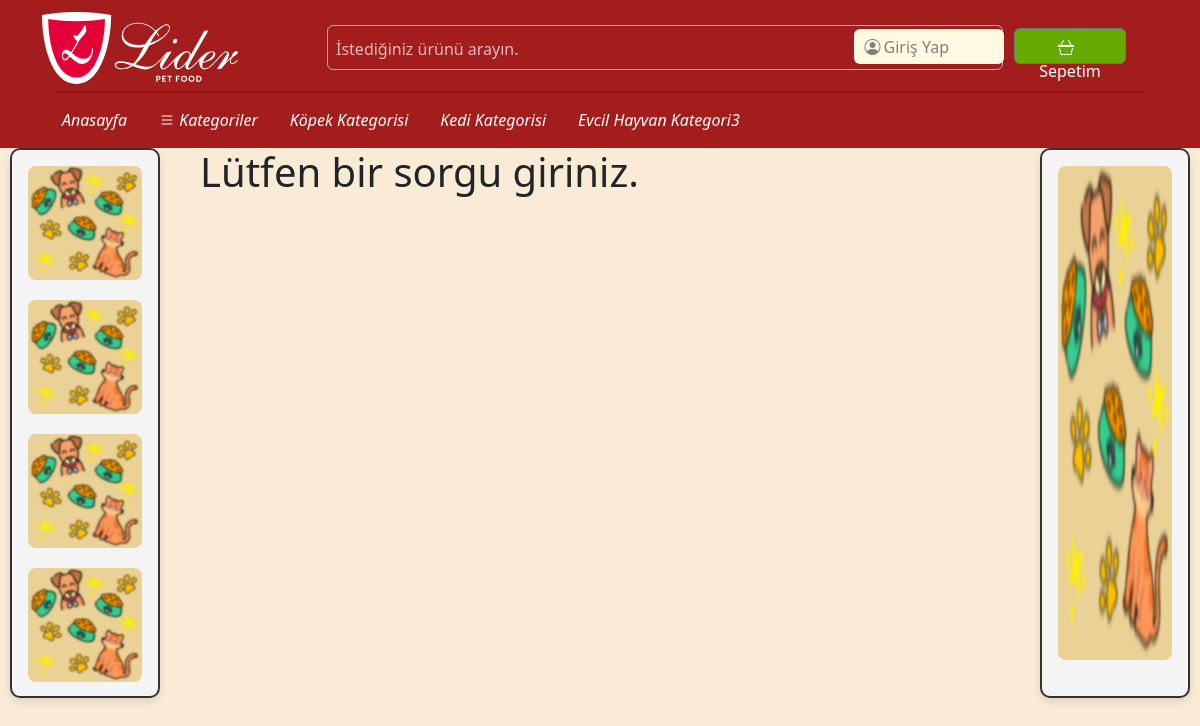
The app's page /search/ with its own data.
### intern_app/models.py (models this page shows, shortened)
class Categories(models.Model):
    name = models.CharField(max_length=255,unique=True,verbose_name="Kategori İsmi")
    description = models.CharField(max_length=255,null=True,verbose_name="Kategori Açıklaması")
    image = models.ImageField(upload_to='category_images/',verbose_name="Kategori Görseli")
    slug = models.SlugField(unique=True,verbose_name="Alan Adı")
    sub_categories = models.ManyToManyField("self", blank=True, symmetrical=False, related_name="parent_categories",verbose_name="Alt Kategoriler")
    is_sub_cat = models.BooleanField(default=False,verbose_name="Alt Kategori mi?")
    @staticmethod
    def get_main_categories():
        return Categories.objects.filter(parent_categories__isnull=True)
    class Meta():
        verbose_name = 'Kategori'
        verbose_name_plural = 'Kategoriler'

### intern_app/views.py (the view)
# urls.py: path('search/',views.search_view,name="search"),
def search_view(request):
    search_query = request.GET.get('search_query', '')
    if search_query:
        posts = Products.objects.filter(
            Q(product_name__icontains=search_query) |
            Q(product_name__iexact=search_query) |
            Q(product_name__contains=search_query)
        )
    else:
        posts = Products.objects.none()  # Eğer arama yapılmadıysa, boş liste döner
    return render(request, 'intern_app/search_result.html', {'query': search_query, 'posts': posts})

### intern_app/context_processors.py (called while the page is built)
def admin_links(request):
    models = []
    for model in apps.get_models():
        if admin.site.is_registered(model):
            app_label = model._meta.app_label
            model_name = model._meta.model_name
            verbose_name = model._meta.verbose_name_plural
            models.append({
                "app_label": app_label,
                "model_name": model_name,
                "verbose_name": verbose_name,
            })
    return {"admin_models": models}  # Global olarak admin_models kullanılabilir

def cart_items_processor(request):
    if request.user.is_authenticated:
        cart_items = CartItem.objects.filter(user=request.user)
        total_price = sum(item.cart_name.product_price *
                          item.cart_quantity for item in cart_items)
    else:
        cart_items = []
        total_price = 0
    return {'cart_items': cart_items, 'total_price': total_price}

def categories_processor(request):
    categories = Categories.get_main_categories()  # Kendi metodunla al
    return {'categories': categories}  # Template'e gönder

def sub_categories_processor(request):
    if 'slug' in request.resolver_match.kwargs:
        slug = request.resolver_match.kwargs.get('slug')
        category = get_object_or_404(Categories, slug=slug)
        sub_categories = category.sub_categories.all()
        return {'sub_categories': sub_categories}
    return {'sub_categories': []}

### intern_app/templates/intern_app/search_result.html
{%extends 'base.html'%}
{%load static%}
{%block content%}
{% if query %}
<div>
    <div>
        {% if posts %}
        <div class="h1-q">
            <h1>Yaptığınız "{{query}}" sorgusuna göre sonuçlar:</h1>
        </div>
        <div class="container-fluid test">
            <div class="row row-cols-2 row-cols-md-3 row-cols-lg-5 g-3 p-2">
                {% for post in posts %}
                <div class="col">
                    <div class="card shadow-sm border-0 rounded-4 h-100">
                        <img src="{{ post.product_image.url }}" class="card-img-top p-1"
                            style="object-fit: contain; max-height: 150px;" alt="{{ post.product_name }}">
                        <div class="card-body p-2">
                            <h6 class="card-title text-primary">{{ post.product_name }}</h6>
                            <p class="card-text text-muted" style="font-size: 0.8rem;">{{ post.product_description }}
                            </p>
                        </div>
                        <ul class="list-group list-group-flush">
                            <li class="list-group-item fw-bold" style="font-size: 0.9rem;">{{ post.product_price }}₺
                            </li>
                        </ul>
                        <div class="card-footer bg-white border-0 text-center p-2">
                            <form method="POST" action="{% url 'intern_app:add_to_cart' post.id %}">
                                {% csrf_token %}
                                <div class="d-flex justify-content-center quantity-input align-items-center gap-1">
                                    <button type="button" class="btn red" id="decrease-{{post.id}}"
                                        onclick="changeQuantity(-1,{{post.id}})">
                                        <i class="bi bi-dash-lg"></i>
                                    </button>
                                    <input type="number" name="quantity" id="quantity-{{post.id}}" min="1" max="999"
                                        value="{{ request.POST.quantity|default:1 }}" required
                                        class="form-control text-center" style="width: 80px; font-size: 1rem;"
                                        oninput="this.value = this.value.replace(/[^0-9]/g, '')">
                                    <button type="button" class="btn green" id="increase-{{post.id}}"
                                        onclick="changeQuantity(1,{{post.id}})">
                                        <i class="bi bi-plus-lg"></i>
                                    </button>
                                </div>
                                <div class="d-flex justify-content-center align-items-center gap-1 pt-3">
                                    <button type="submit" class="btn sepet">Sepete Ekle</button>
                                </div>
                            </form>
                        </div>
                    </div>
                </div>
                {% endfor %}
            </div>
        </div>
        {% else %}
        <h3 style="text-align: center; margin-top: 10rem;">Aradığınız "{{query}}" sorgusuna göre bir sonuç bulunamadı.
        </h3>
        {% endif %}
    </div>
</div>
{% else %}
<h1>Lütfen bir sorgu giriniz.</h1>
{% endif %}
{%endblock%}

### core/templates/base.html (shortened to what this page needs)
{%load static%}
<html lang="en">
<head>
  <link rel="stylesheet" href="{%static 'intern_app/css/bootstrap.css'%}">
  <link rel="stylesheet" href="{% static 'intern_app/css/bootstrap-icons.css' %}">
  <link rel="stylesheet" href="{%static 'intern_app/css/base.css'%}">
  <link rel="stylesheet" href="{% static 'intern_app/css/base-loader.css' %}">
</head>
<body>
  <header>
    <div class="container  header-base">
      <div class="row py-1 pb-0 align-items-center header_one_alt">
        <div class="col-sm-4 col-lg-3 text-center text-sm-start">
          <div class="main-logo">
            <a href="{%url 'intern_app:index'%}">
              <img src="{%static 'intern_app/images/lider-logo-beyaz.svg'%}" alt="logo" class="img-fluid">
            </a>
          </div>
        </div>
        <div class="col-sm-6 offset-sm-2 offset-md-0 col-lg-5 d-none d-lg-block search-bar-custom">
          <div class="search-bar border rounded-2 px-3 border-dark-subtle">
            <form id="search-form" class="text-center d-flex align-items-center " role="search"
              action="{% url 'intern_app:search' %}" method="GET" value="{{ request.GET.search_query }}">
              <input type="search" class="form-control border-0 bg-transparent" name="search_query" required
                aria-label="Search" autocomplete="off" placeholder="İstediğiniz ürünü arayın.">
              <button class="search-button">
              </button>
            </form>
          </div>
        </div>
        <div
          class="col-sm-8 col-lg-4 d-flex justify-content-end gap-5 align-items-center mb-0 mb-sm-0 justify-content-center justify-content-sm-start me-5   skibidi">
          <div class="d-none d-lg-flex align-items-end  ">
            <ul class="d-flex justify-content-end list-unstyled m-0">
              <li>
                <div class="dropdown pt-1" id="userDropdown">
                  <a href="{%url 'login'%}" class="btn" id="userDropdownButton" role="button" aria-expanded="false">
                    <i class="bi bi-person-circle">
                    </i>
                    {%if user.is_authenticated%}
                    Merhaba, {{user.username}}!
                    {%else%}
                    Giriş Yap
                    {% endif %}
                  </a>
                </div>
              </li>
              <li class="">
                <a class="btn btn-secondary btn-cart" href="#" role="button" aria-expanded="false">
                  <i class="bi bi-basket3 pe-2"></i>
                  Sepetim
                </a>
              </li>
            </ul>
          </div>
        </div>
      </div>
      <div class="container-fluid">
        <hr class="m-0">
      </div>
      <div class="container">
        <nav class="main-menu d-flex navbar navbar-expand-lg ">
          <div class="offcanvas offcanvas-end" tabindex="-1" id="offcanvasNavbar"
            aria-labelledby="offcanvasNavbarLabel">
            <div class="offcanvas-body  justify-content-start align-items-end">
              <ul class="navbar-nav menu-list list-unstyled d-flex gap-md-3 mb-0 ">
                <li class="nav-item">
                  <a href="{%url 'intern_app:index'%}" class="nav-link active"
                    style="font-style: italic; color: white;">Anasayfa</a>
                </li>
                <ul class="navbar-nav menu-list list-unstyled d-flex gap-md-3 mb-0">
                  <li class="nav-item dropdown  custom-category-dropdown">
                    <a href="{% url 'intern_app:categories' %}" style="color: white;"
                      class="nav-link d-flex align-items-center gap-1" aria-expanded="false">
                      <i class="bi bi-list"> Kategoriler</i>
                    </a>
                  </li>
                  <ul class="new-navbar-nav navbar-nav new-menu-list menu-list list-unstyled d-flex gap-md-3 mb-0">
                    {% for category in categories %}
                    <li
                      class="new-nav-item nav-item new-dropdown dropdown new-custom-category-dropdown position-relative">
                      <a href="{% url 'intern_app:category_products' category.slug %}" class="nav-link active"
                        style="font-style: italic;color: white;">{{ category.name }}</a>
                    </li>
                    {% endfor %}
                  </ul>
        </nav>
      </div>
  </header>
  {%block banner%}
  <div class="banner-sol">
    <img src="{%static 'intern_app/images/pattern2_blue.png'%}" alt="">
    <img src="{%static 'intern_app/images/pattern2_blue.png'%}" alt="">
    <img src="{%static 'intern_app/images/pattern2_blue.png'%}" alt="">
    <img src="{%static 'intern_app/images/pattern2_blue.png'%}" alt="">
  </div>
  <div class="banner-sag">
    <img src="{%static 'intern_app/images/pattern2_blue.png'%}" alt="">
  </div>
  {%endblock%}
  {%block content%}
  {%endblock%}
</body>
</html>

### intern_app/static/intern_app/css/base.css (style rules this page uses)
::placeholder { color: rgb(255, 255, 255) !important; opacity: 0.7 !important; }
h1 { position: absolute; left: 200px; }
body { background-color: antiquewhite !important; }
#userDropdownButton { height: 35px !important; width: 150px; padding: 0.1rem 0.6rem !important; position: relative; margin-right: 10px; margin-top: 0% ; font-size: 1rem !important; line-height: 1 !important; display: flex; align-items: center !important; text-align: center !important; background-color: #FEF9E1; color: gray; }
#userDropdownButton i { width: auto; padding-right: 3px!important; font-size: 1rem !important; line-height: 1 !important; }
header { background-color: #A31D1D; color: black; }
.search-bar-custom { width: 700px; justify-content: center; border-radius: 100px!important ; }
.search-bar input[type = 'search'] { position: relative; height: 30px !important; padding-top: 10px; outline: none; right: 20px !important; color: whitesmoke; }
.search-bar { height: 45px; }
#search-form { padding-top: 5px !important; }
.main-logo { width: 75% !important; }
.search-button { background-color: transparent; border-color: transparent; width: 20px; padding: none; }
.btn-cart { background-color: rgb(103, 171, 2); margin-top:3px !important; height: 36px; width: 7rem; }
.skibidi { margin-left: 68rem; margin-bottom: 10rem!important; width:10rem; position: absolute; top: 25px; right: 150px; display: flex; align-items: center; }
.header_one_alt { height: 5.7rem; }
.banner-sol { float: left; position: sticky; top: 20px; left: 10px; width: 150px; height: 550px; border: 2px solid #333; border-radius: 10px; background-color: #f4f4f4; box-shadow: 0 4px 8px rgba(0, 0, 0, 0.1); padding: 16px; display: flex; flex-direction: column; align-items: center; justify-content: flex-start; z-index: 999; }
.banner-sol img { width: 100%; height: auto; border-radius: 8px; margin-bottom: 20px; }
.banner-sag { float: right; position: sticky; top: 20px; right: 10px; width: 150px; height: 550px; border: 2px solid #333; border-radius: 10px; background-color: #f4f4f4; box-shadow: 0 4px 8px rgba(0, 0, 0, 0.1); padding: 16px; display: flex; flex-direction: column; align-items: center; justify-content: flex-start; z-index: 999; }
.banner-sag img { width: 100%; height: 560px; border-radius: 8px; margin-bottom: 20px; }

### records on screen
Categories: name "Köpek Kategorisi"
Categories: name "Kedi Kategorisi"
Categories: name "Evcil Hayvan Kategori3"
